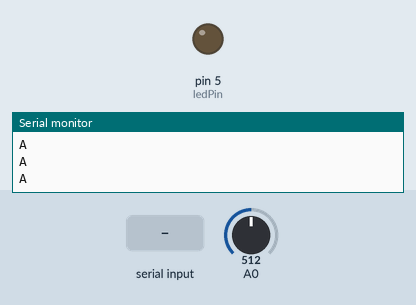
The sketch below on a simulated Arduino Uno, built with avr-gcc and run on an emulated ATmega328P. Shown: output pins drawn as LEDs (lit = HIGH), the last lines printed to the serial monitor. The test bench sets the inputs (shaded band); at power-on: A0 = 512.

Above: at 1.0 s.
1.1 s: "1" received over Serial
At 2.2 s:
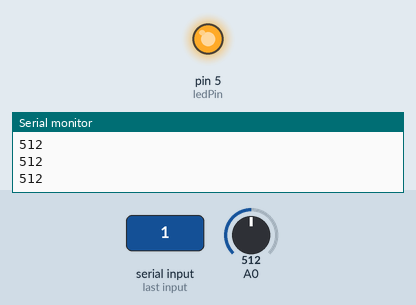
Timing chart, 0 to 4.1 s (numbered marks = the images above; inputs shaded):
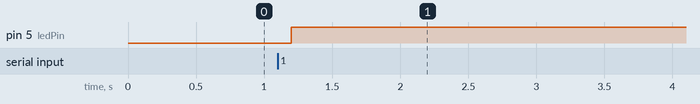

Measured:
- after the input at 1.1 s, pin 5 (ledPin): LOW → HIGH after 0.10 s

The sketch:

Arduino_Processing_02.ino
```cpp
char val;
int ledPin = 5;
boolean ledState = LOW;

void setup() {
  pinMode(ledPin, OUTPUT);
  Serial.begin(9600);
  establishContact();
}

void loop() {
  if (Serial.available() > 0){
    val = Serial.read();
    if (val == '1'){
      ledState = !ledState;
      digitalWrite(ledPin, ledState);
    }
    delay(10);
  }
  else{
    Serial.println(analogRead(A0));
    delay(50);
  }
}

void establishContact(){
  while (Serial.available() <=0){
    Serial.println('A');
    delay(300);
  }
}
```
